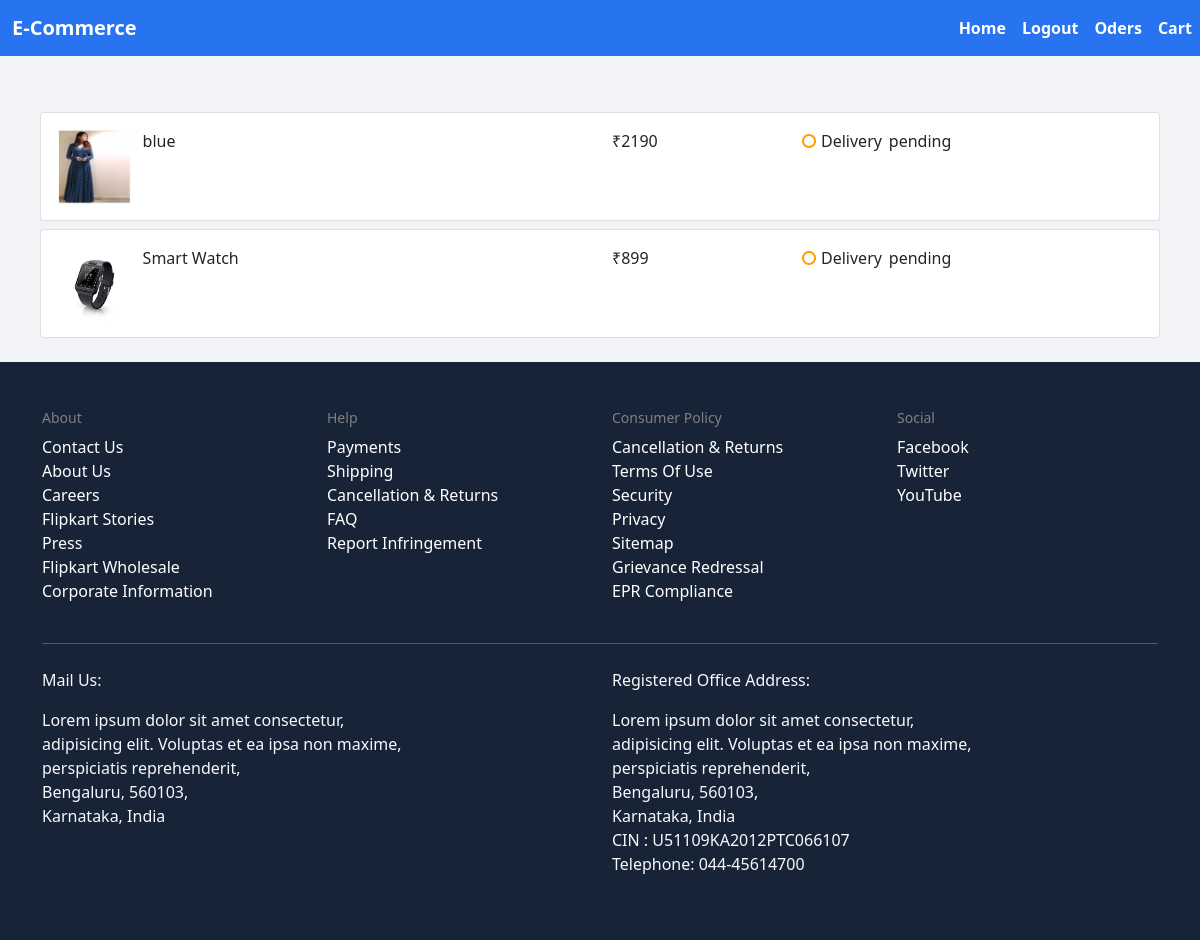
The app's page /my_order (signed in) with its own data.
### project/models.py (models this page shows, shortened)
class Order(models.Model):
    user = models.ForeignKey(CustomUser, on_delete=models.CASCADE)
    products = models.ManyToManyField(Product, through='OrderItem')
    order_status = models.CharField(max_length=20)
    total_amount = models.DecimalField(max_digits=10, decimal_places=2)

class Product(models.Model):
    CATEGORY_CHOICES = [
        ('electronics', 'Electronics'),
        ('clothing', 'Clothing'),
        ('books', 'Books'),
        ('home', 'Home and Kitchen'),
        ('mobiles', 'Mobiles'),
    ]
    name = models.CharField(max_length=255)
    description = models.TextField(null=True)
    price = models.DecimalField(max_digits=10, decimal_places=2)
    image = models.ImageField(upload_to='products/')
    category = models.CharField(max_length=100, choices=CATEGORY_CHOICES)

### project/views.py (the view)
# urls.py: path('my_order', views.order, name='api-email'),
def order(request):
    orders= Order.objects.filter(user__email = request.user.email)
    print(orders)
    return render(request, 'my_orders.html', {'orders': orders})

### project/templates/my_orders.html (shortened to what this page needs)
{% extends 'base.html' %}
{% block content %}
<div class="center d-flex flex-column mt-5" id="center" style="align-items: center;">
    {% for i in orders %}
    <div id="order_card" class="card mt-2" onclick="view('{{i.products.first.id}}')">
        <div class="card-body">
            <div class="row">
                <div class="order-img col-6 d-flex">
                    <img class="" src="{{ i.products.first.image.url }}">
                    <p style="margin-left: 2%;">{{ i.products.first.name }}</p>
                </div>
                <div class="col-2">
                    <span style="font-weight: 500;">₹{{ i.total_amount|floatformat:"0" }}</span>
                </div>
                <div class="col-4">
                    <div class="d-flex" style="font-weight: 500;">
                        <span class="material-symbols-outlined" style="color: #ff9f00;">
                            </span>
                    <span>Delivery</span><span style="margin-left: 2%;">{{ i.order_status }}</span>
                    </div>
                </div>
            </div>
        </div>
    </div>
    {% endfor %}
</div>
{% endblock content %}

### project/static/css/main.css (style rules this page uses)
.card img { width: 75%; height: 60%; margin: 6%; }
.order-img img { width: 75px; height: 75px; margin: 0; }
#order_card { width: 70rem; transition: 0.2s ease-in; }

### project/templates/base.html (style rules this page uses)
body { background-color: rgb(241,243,246); }

### project/templates/log.html (style rules this page uses)
:root { --primary: #11998e; --secondary: #38ef7d; --white: #fff; --gray: #9b9b9b; }

### records on screen
Order: products.first.image (picture), products.first.name "blue", total_amount "2190", order_status "pending"
Order: products.first.image (picture), products.first.name "Smart Watch", total_amount "899", order_status "pending"
